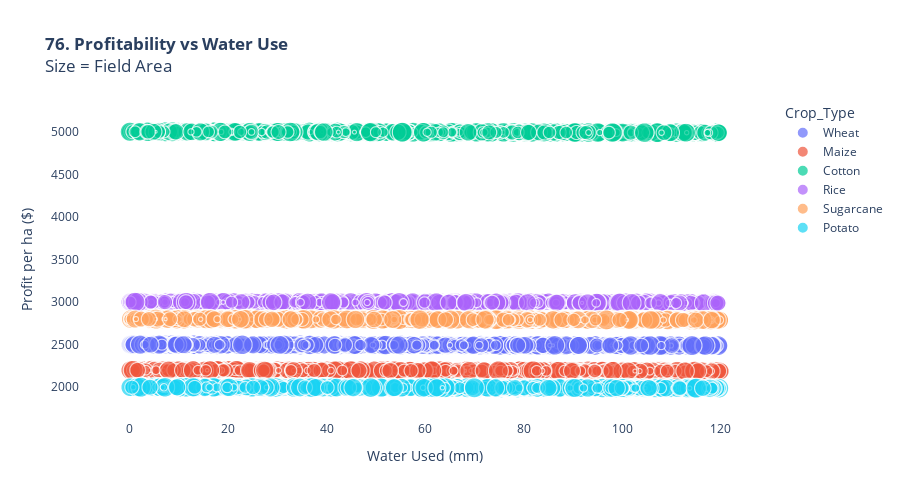

The notebook cell saved with this chart:
### Markdown cell above
### *76. Profitability vs Water Use*

### Code cell
print("\n76. Water Profitability...")

df["Crop_Price"] = pd.to_numeric(df["Crop_Price"], errors="coerce")
df["Previous_Irrigation_mm"] = pd.to_numeric(df["Previous_Irrigation_mm"], errors="coerce")

df["Revenue_per_ha"] = df["Crop_Price"] * 10  # Simplified yield
df["Profit_per_ha"] = df["Revenue_per_ha"] - df["Previous_Irrigation_mm"] * 0.1  # Cost of water
df["Water_Productivity"] = df["Revenue_per_ha"] / (df["Previous_Irrigation_mm"] + 1)


fig76 = px.scatter(df, x='Previous_Irrigation_mm', y='Profit_per_ha',
                   color='Crop_Type', size='Field_Area_hectare',
                   title='<b>76. Profitability vs Water Use</b><br>Size = Field Area',
                   labels={'Previous_Irrigation_mm': 'Water Used (mm)', 
                          'Profit_per_ha': 'Profit per ha ($)'})

fig76.update_layout(height=500, plot_bgcolor='white')
fig76.show()

### Figure 1 — Plotly figure (JSON) as saved in the notebook; plotly's stock layout.template omitted (floating-point values rounded to 4 significant figures; data arrays with more than 128 entries replaced by an {"elided": "..."} marker saying what was removed)
{"data": [{"hovertemplate": "Crop_Type=Wheat<br>Water Used (mm)=%{x}<br>Profit per ha ($)=%{y}<br>Field_Area_hectare=%{marker.size}<extra></extra>", "legendgroup": "Wheat", "marker": {"color": "#636efa", "size": {"elided": "1659 float values"}, "sizemode": "area", "sizeref": 0.0375, "symbol": "circle"}, "mode": "markers", "name": "Wheat", "showlegend": true, "type": "scattergl", "x": {"elided": "1659 float values"}, "xaxis": "x", "y": {"elided": "1659 float values"}, "yaxis": "y"}, {"hovertemplate": "Crop_Type=Maize<br>Water Used (mm)=%{x}<br>Profit per ha ($)=%{y}<br>Field_Area_hectare=%{marker.size}<extra></extra>", "legendgroup": "Maize", "marker": {"color": "#EF553B", "size": {"elided": "1694 float values"}, "sizemode": "area", "sizeref": 0.0375, "symbol": "circle"}, "mode": "markers", "name": "Maize", "showlegend": true, "type": "scattergl", "x": {"elided": "1694 float values"}, "xaxis": "x", "y": {"elided": "1694 float values"}, "yaxis": "y"}, {"hovertemplate": "Crop_Type=Cotton<br>Water Used (mm)=%{x}<br>Profit per ha ($)=%{y}<br>Field_Area_hectare=%{marker.size}<extra></extra>", "legendgroup": "Cotton", "marker": {"color": "#00cc96", "size": {"elided": "1595 float values"}, "sizemode": "area", "sizeref": 0.0375, "symbol": "circle"}, "mode": "markers", "name": "Cotton", "showlegend": true, "type": "scattergl", "x": {"elided": "1595 float values"}, "xaxis": "x", "y": {"elided": "1595 float values"}, "yaxis": "y"}, {"hovertemplate": "Crop_Type=Rice<br>Water Used (mm)=%{x}<br>Profit per ha ($)=%{y}<br>Field_Area_hectare=%{marker.size}<extra></extra>", "legendgroup": "Rice", "marker": {"color": "#ab63fa", "size": {"elided": "1711 float values"}, "sizemode": "area", "sizeref": 0.0375, "symbol": "circle"}, "mode": "markers", "name": "Rice", "showlegend": true, "type": "scattergl", "x": {"elided": "1711 float values"}, "xaxis": "x", "y": {"elided": "1711 float values"}, "yaxis": "y"}, {"hovertemplate": "Crop_Type=Sugarcane<br>Water Used (mm)=%{x}<br>Profit per ha ($)=%{y}<br>Field_Area_hectare=%{marker.size}<extra></extra>", "legendgroup": "Sugarcane", "marker": {"color": "#FFA15A", "size": {"elided": "1678 float values"}, "sizemode": "area", "sizeref": 0.0375, "symbol": "circle"}, "mode": "markers", "name": "Sugarcane", "showlegend": true, "type": "scattergl", "x": {"elided": "1678 float values"}, "xaxis": "x", "y": {"elided": "1678 float values"}, "yaxis": "y"}, {"hovertemplate": "Crop_Type=Potato<br>Water Used (mm)=%{x}<br>Profit per ha ($)=%{y}<br>Field_Area_hectare=%{marker.size}<extra></extra>", "legendgroup": "Potato", "marker": {"color": "#19d3f3", "size": {"elided": "1663 float values"}, "sizemode": "area", "sizeref": 0.0375, "symbol": "circle"}, "mode": "markers", "name": "Potato", "showlegend": true, "type": "scattergl", "x": {"elided": "1663 float values"}, "xaxis": "x", "y": {"elided": "1663 float values"}, "yaxis": "y"}], "layout": {"height": 500, "legend": {"itemsizing": "constant", "title": {"text": "Crop_Type"}, "tracegroupgap": 0}, "plot_bgcolor": "white", "title": {"text": "<b>76. Profitability vs Water Use</b><br>Size = Field Area"}, "xaxis": {"anchor": "y", "domain": [0, 1], "title": {"text": "Water Used (mm)"}}, "yaxis": {"anchor": "x", "domain": [0, 1], "title": {"text": "Profit per ha ($)"}}}}
